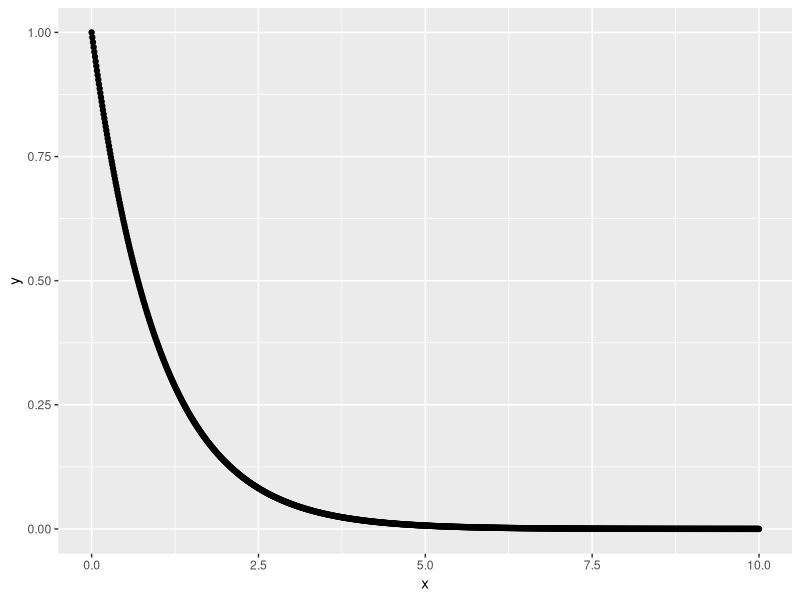
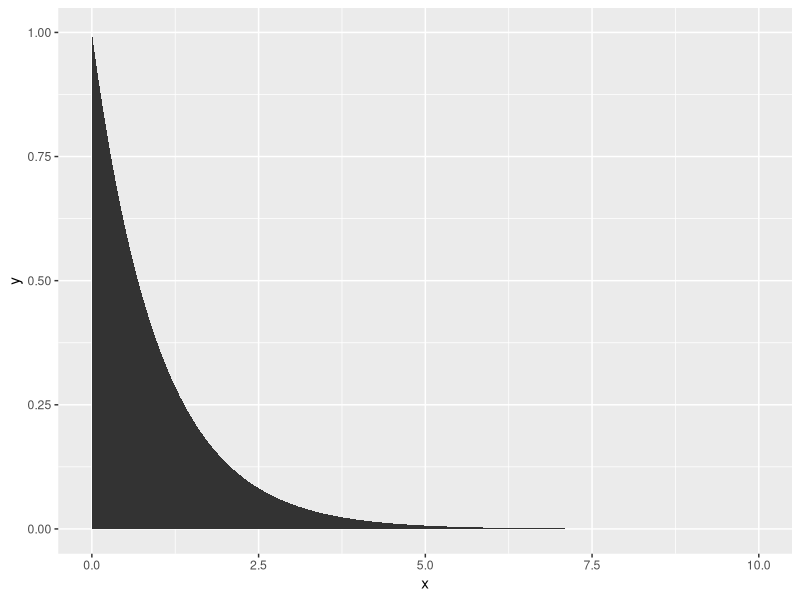
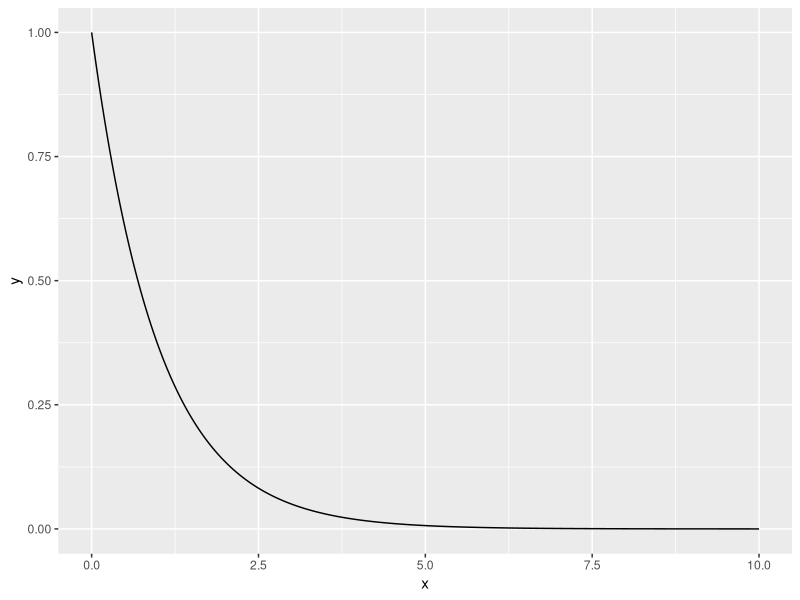

These charts were generated, in order, by the following R code:
library(ggplot2)

# problem 1 - Norm dist vs t-dist as ref dist
set.seed(1908)
?rexp
x2 <- rexp(10,rate=1)
x2

# 1.a - picture Exp dist
# x axis values
x <- seq(from=0,to=10,by=0.01)
x
# y value from PDF of Exp dist
y <- dexp(x,rate=1)
y
# plot
qplot(x,y,geom="point")
qplot(x,y,geom="area")
qplot(x,y,geom="line")

# 1.b - t-test mu=2
t.test(x2,mu=2,conf.level = 0.95, alternative = "t")
# One Sample t-test
#
# data:  x2
# t = -1.6165, df = 9, p-value = 0.1404
# alternative hypothesis: true mean is not equal to 2
# 95 percent confidence interval:
#   0.7924928 2.2010150
# sample estimates:
#   mean of x 
# 1.496754 

# There is insufficient evidence to support rejecting the null 
# hypothesis that the population mean is equal to 2 (t-test,
# p-val = 0.14).
# We estimate the mean to be 1.497, with a 95% confidence 
# interval of (0.79, 2.2).

# 1.c - z-stat
Z <- (mean(x2) - 2)/(sd(x2)/sqrt(length(x2)))
Z
# [1] -1.616477
P <- 2 * pnorm(abs(Z), mean = 0, sd = 1, lower.tail = FALSE)
P
# [1] 0.1059913

# 1.d - conceptual
# The p-value differs because the approximation to the Normal
# distribution underestimates the likelihood of large, extreme
# values. This is due to the small sample size and the 
# approximation of the population standard deviation as the
# sample standard deviation.
# 
# The t-distribution is more appropriate for real life
# examples, where the population sigma is unknown, so long
# as sample sizes are reasonably large.



# problem 2 - Norm approx vs exact test
?rbinom
x <- sum(rbinom(n=20,size=1,prob=0.25))
x
# 8

# 2.a - 2 tests of H0
# prop.test
A <- prop.test(x=x,n=20,p=0.25,conf.level = 0.95,correct = FALSE)
A
# 1-sample proportions test without continuity correction
#
# data:  x out of 20, null probability 0.25
# X-squared = 2.4, df = 1, p-value = 0.1213
# alternative hypothesis: true p is not equal to 0.25
# 95 percent confidence interval:
#   0.2188065 0.6134185
# sample estimates:
#   p 
# 0.4 
# Z 1.55

# binom.test
E <- binom.test(x=x,n=20,p=0.25,conf.level = 0.95)
E
# Exact binomial test
# 
# data:  x and 20
# number of successes = 8, number of trials = 20, p-value
# = 0.1261
# alternative hypothesis: true probability of success is not equal to 0.25
# 95 percent confidence interval:
#   0.1911901 0.6394574
# sample estimates:
#   probability of success 
# 0.4 

# 2.b - check confidence intervals
str(A)
(0.25 > A$conf.int[1]) & (0.25 < A$conf.int[2])
(0.25 > E$conf.int[1]) & (0.25 < E$conf.int[2])

# 2.c - function approx() and exact()
approx <- function(n){
  x <- sum(rbinom(n=n,size=1,prob=0.25))
  A <- prop.test(x=x,n=n,p=0.25,conf.level = 0.95,correct = FALSE)
  return((0.25 > A$conf.int[1]) & (0.25 < A$conf.int[2]))
}

exact <- function(n){
  x <- sum(rbinom(n=n,size=1,prob=0.25))
  E <- binom.test(x=x,n=n,p=0.25,conf.level = 0.95)
  return((0.25 > E$conf.int[1]) & (0.25 < E$conf.int[2]))
}

# 2.d - replicate() 10k
?replicate
a_prop=sum(replicate(10000,approx(20)))/10000
e_prop=sum(replicate(10000,exact(20)))/10000
# a_prop = 0.9342 < e_prop = 0.964
# in this case, the result from exact is within the 
# confidence interval over 96% of the time, while
# the approx result is less than 94% of the time.

# 2.e - replicate() 100
a_prop_100=sum(replicate(100,approx(20)))/100
e_prop_100=sum(replicate(100,exact(20)))/100
# with fewer replications, the results are further apart:
# exact: 0.98
# approx: 0.92
